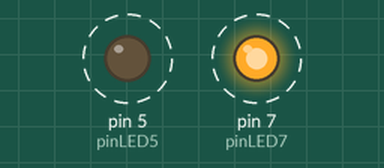
The sketch below on a simulated Arduino Uno, built with avr-gcc and run on an emulated ATmega328P. Shown: output pins drawn as LEDs (lit = HIGH). Dashed ring = blinking.

Above: at 0.5 s.
Timing chart, 0 to 4.6 s (numbered marks = the images above):
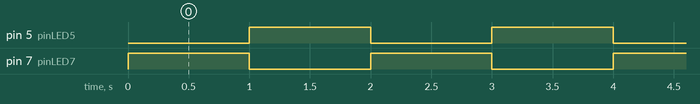

Measured:
- by itself, pin 5 (pinLED5), pin 7 (pinLED7): alternates HIGH for 1.0 s and LOW for 1.0 s

The sketch:

001_Leds_Intermitentes.ino
```cpp
//leds intermitentes

#define pinLED7 7 //asigna nombres a los pines
#define pinLED5 5

void setup()
{
pinMode(pinLED7, OUTPUT); //declara la funcion del pin
pinMode(pinLED5, OUTPUT);
}

void loop()
{
digitalWrite(pinLED7, HIGH);
digitalWrite(pinLED5, LOW);
delay(1000);
digitalWrite(pinLED7, LOW);
digitalWrite(pinLED5, HIGH);
delay(1000);
}
```
